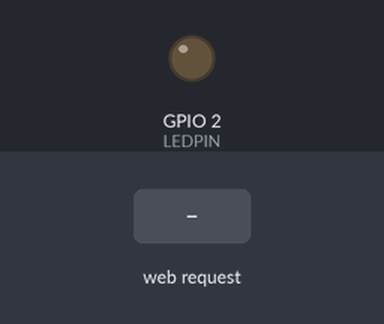
This program was run on a simulated ESP32. Parts: output pins drawn as LEDs (lit = HIGH). The inputs (shaded band) are chosen by the test bench. WiFi joins after 1.5 s; servers stay silent unless stated; storage starts empty; what the program prints to the serial monitor is not drawn.

Above: at 2.7 s.
2.8 s: HTTP request GET /ledon received
At 3.7 s:
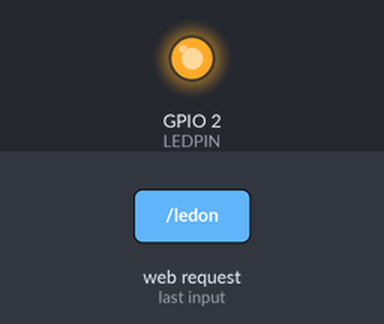
4.3 s: HTTP request GET /ledoff received
At 4.8 s:
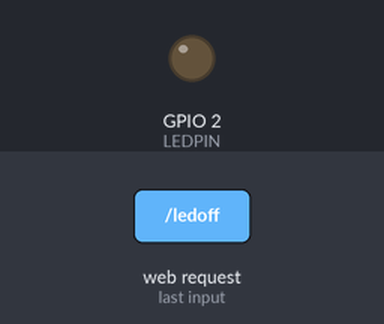
Timing chart, 0 to 7.3 s (numbered marks = the images above; inputs shaded):
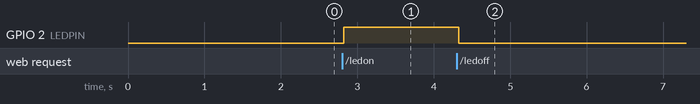

The program:

main.cpp
```cpp
#include <Arduino.h>
#include <ESPAsyncWebServer.h>
#include <dht.h>
#include <Adafruit_Sensor.h>
#include <SPIFFS.h>

#define DHTTYPE DHT11
#define DHTPIN 32
#define LEDPIN 2  //內部LED
DHT dht(DHTPIN, DHTTYPE); //宣告類別為DHT物件，"dht11"會根據"GPIO32"來讀取資料
AsyncWebServer server(80);//宣告端口為80的AsyncWebServer類別物件，

//根據手邊有的WiFi來設置
const char *ssid = "jiaphone"; //WiFi 識別名稱
const char *pass = "jia418009"; //WiFi 密碼

//將dht11所讀取的浮點數類型資料轉為字串資料
String ReadTemperature(){
  float t = dht.readTemperature();
  if(isnan(t)){
    Serial.println("讀取DHT11 讀取溫度失敗");
    return "";
  }
  return String(int(t)); //將浮點數轉為整數再轉為字串
}

String ReadHumidity(){
  float h = dht.readHumidity();
  if(isnan(h)){
    Serial.println("DHT11 濕度讀取失敗");
    return "";
  }
  return String(int(h));
}


void setup() {

  Serial.begin(115200);
  dht.begin();
  pinMode(LEDPIN,OUTPUT);
  if(SPIFFS.begin(true)){
    Serial.println("SPIFFS 掛載成功");
  }
  else{
    Serial.println("SPIFFS 掛載失敗");
  }

  //****WiFi連線*******************************************
  WiFi.begin(ssid, pass);
  while(WiFi.status() != WL_CONNECTED){
    vTaskDelay(100 / portTICK_PERIOD_MS);
  }
  if(WiFi.status() == WL_CONNECTED){
    Serial.println("連線成功");
    Serial.print("IP Address:");
    Serial.print(WiFi.localIP());
    Serial.print(" RSSI:");
    Serial.println(WiFi.RSSI());
  }

  //Server請求路徑，以及相對應的響應方式

  server.on("/test",HTTP_GET,[](AsyncWebServerRequest *request){
    request -> send(200, "text/html","JM Learning Hello world");
  });

  server.on("/",HTTP_GET,[](AsyncWebServerRequest *request){
    request -> send(SPIFFS,"/index.html"); //對請求/monitor的客戶端響應一個位於SPIFFS中，路徑為/index的html網頁
  });

  server.on("/monitor",HTTP_GET,[](AsyncWebServerRequest *request){
    request -> send(SPIFFS,"/monitor.html"); //對請求/monitor的客戶端響應一個位於SPIFFS中，路徑為/monitor的html網頁
  });

  //客戶端對伺服器發起HTTP GET的請求後，響應對應資料**********************
  server.on("/Temp",HTTP_GET,[](AsyncWebServerRequest *request){
    String temp = ReadTemperature();
    request -> send(200, "text/html", temp);
  });
  server.on("/Humidity",HTTP_GET,[](AsyncWebServerRequest *request){
    String humidity = ReadHumidity();
    request -> send(200, "text/html", humidity);
  });
  server.on("/ledon",HTTP_GET,[](AsyncWebServerRequest *request){
    digitalWrite(LEDPIN,HIGH);
    request -> send(200, "text/html", "on");
  });
  server.on("/ledoff",HTTP_GET,[](AsyncWebServerRequest *request){
    digitalWrite(LEDPIN,LOW);
    request -> send(200, "text/html", "off");
  });


  server.begin();
}

void loop() {
  // put your main code here, to run repeatedly:
}
```

Measured:
- after the input at 2.8 s, GPIO 2 (LEDPIN): LOW → HIGH at once
- after the input at 4.3 s, GPIO 2 (LEDPIN): HIGH → LOW at once
